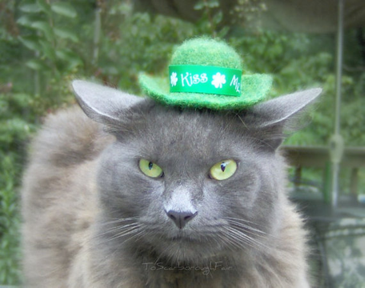
%> input picture Assignment 2/submit/cat.png, 365 x 288 px
$ octave P3_b.m   (GNU Octave 9; MATLAB toolbox functions it lacks are replaced by stand-ins)
%> lines starting %> are read from the running program, lines starting %| are printed output that depends on the picture
### Assignment 2/submit/computeEngColor.m
function eng = computeEngColor(im,W)
% Function computeEngGrad transfers color image to gray scale image
% Inputs  im(m*n*3): a color image im
%         vector W of size 3 for color based energy
% Outputs eng(m*n*3):  color-based energy image

% ====================== My IMPLEMENTATION HERE ======================
eng = W(1) * im(:,:,1) + W(2) * im(:,:,2) + W(3) * im(:,:,3);

% ====================================================================
end

### Assignment 2/submit/stretch.m
function out = stretch(im)

smallest = min(im(:));
largest = max(im(:));

[row,col] = size(im);

out = double(im);

if smallest == largest,
    out = zeros(row,col);
else
    ratio = 255/(largest-smallest);
    out = out-smallest;
    out = out*ratio;
end;

### Assignment 2/submit/P3_b.m
%set W vector
W = [-3 1 -3];
%Read ‘cat.png’ and convert it to double type
im = double(imread('cat.png'));
%Call computeEngColor to get the color-based energy image matrix
eng = computeEngColor(im, W);
%> in computeEngColor, `eng = W(1) * im(:,:,1) + W(2) * im(:,:,2) + W(3) * im(:,:,3);`:
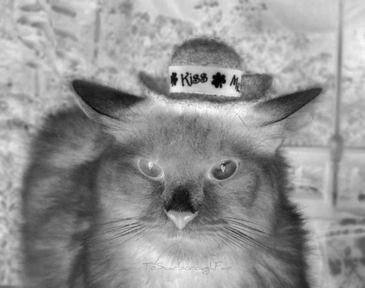
%> eng: size 288x365 double; min -1275, max -44, mean -561.3; drawn with min black and max white
%Compute the sum of the values from energy image
result = sum(eng(:))
%> result = -58999407
%Write energy image to ‘catEngC.png’ after applying stretch and type converted to uint8
imwrite(uint8(stretch(eng)), 'catEngC.png');
%> in stretch, `smallest = min(im(:));`: smallest = -1275
%> in stretch, `largest = max(im(:));`: largest = -44
%> in stretch, `ratio = 255/(largest-smallest);`: ratio = 0.207

$ run again, with Assignment 2/submit/face.jpg saved as Assignment 2/submit/cat.png
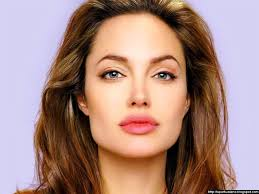
%> input picture Assignment 2/submit/face.jpg, 259 x 194 px
%> in computeEngColor, `eng = W(1) * im(:,:,1) + W(2) * im(:,:,2) + W(3) * im(:,:,3);`:
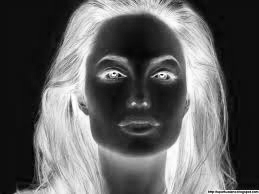
%> eng: size 194x259 double; min -1226, max 6, mean -762.6; drawn with min black and max white
%> result = -38317814
%> smallest = -1226
%> largest = 6
%> ratio = 0.207
